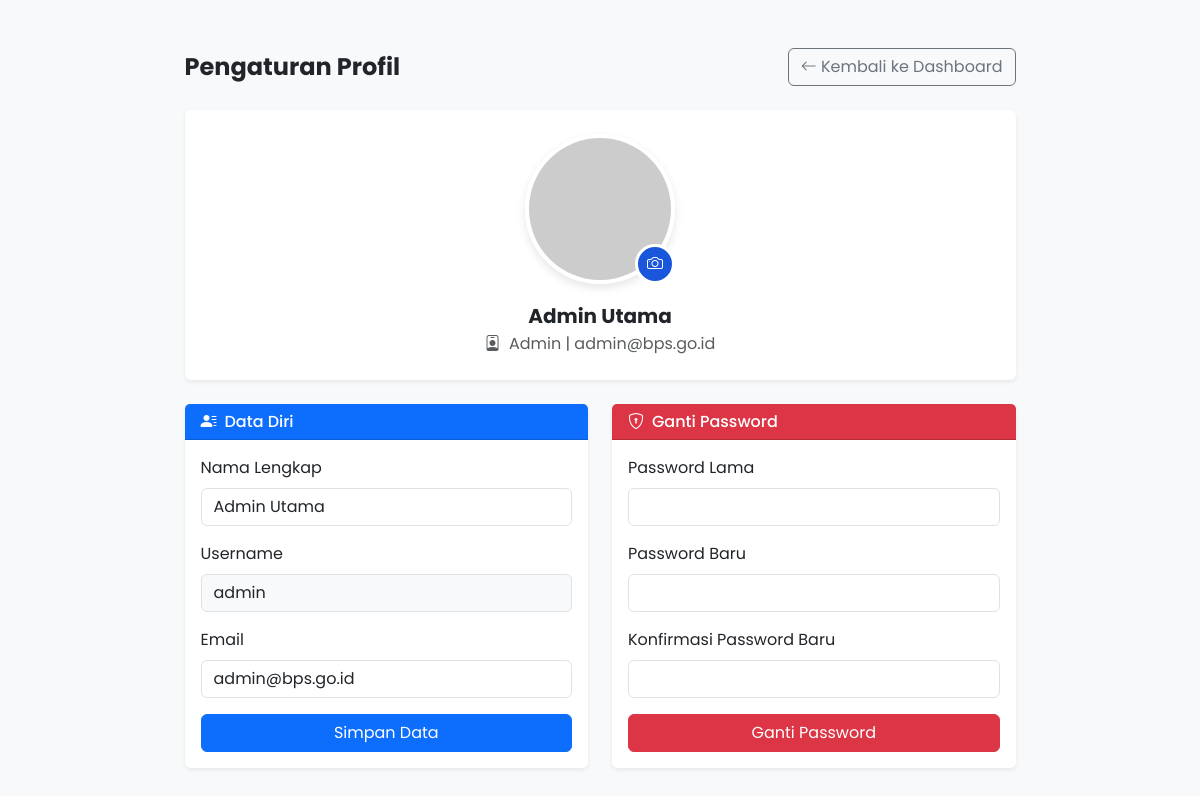
Screenshot of /profil/index.php (signed in) with the database file from the repository.
### tables this page shows
CREATE TABLE `pengguna` (
  `id_pengguna` int(11) NOT NULL AUTO_INCREMENT,
  `nama` varchar(100) NOT NULL,
  `username` varchar(50) NOT NULL,
  `password` varchar(255) NOT NULL,
  `email` varchar(100) DEFAULT NULL,
  `role` enum('admin','petugas','pimpinan') NOT NULL,
  `status` enum('Aktif','Nonaktif') DEFAULT 'Aktif',
  `created_at` timestamp NOT NULL DEFAULT current_timestamp(),
  PRIMARY KEY (`id_pengguna`),
  UNIQUE KEY `username` (`username`)
);

### profil/index.php (the view, shortened to what this page needs)
<?php
require_once '../config/koneksi.php';
$stmt = $pdo->prepare("SELECT * FROM pengguna WHERE id_pengguna = :id");
$stmt->execute([':id' => $_SESSION['id_pengguna']]);
$user = $stmt->fetch();
$foto_path = "../assets/foto_profil/" . $user['foto'];
$foto_default = "https://ui-avatars.com/api/?name=" . urlencode($user['nama']) . "&background=1a56db&color=fff&size=150";
$foto_src = (!empty($user['foto']) && file_exists($foto_path)) ? $foto_path : $foto_default;
$dashboard_link = ($_SESSION['role'] == 'admin') ? '../admin/index.php' : (($_SESSION['role'] == 'petugas') ? '../petugas/index.php' : '../pimpinan/index.php');
?>
<!DOCTYPE html>
<html lang="id">
<head>
    <link href="https://cdn.jsdelivr.net/npm/bootstrap@5.3.0/dist/css/bootstrap.min.css" rel="stylesheet">
    <link rel="stylesheet" href="https://cdn.jsdelivr.net/npm/bootstrap-icons@1.10.5/font/bootstrap-icons.css">
    <link rel="stylesheet" href="../assets/css/style.css">
</head>
<body class="bg-light">
    <div class="container py-5">
        <div class="row justify-content-center">
            <div class="col-md-9">
                <div class="d-flex justify-content-between align-items-center mb-4">
                    <h4 class="fw-bold mb-0">Pengaturan Profil</h4>
                    <a href="<?= $dashboard_link ?>" class="btn btn-outline-secondary"><i class="bi bi-arrow-left"></i> Kembali ke Dashboard</a>
                </div>
                <div class="card shadow-sm border-0 mb-4 text-center">
                    <div class="card-body py-4">
                        <form action="update_data.php" method="POST" enctype="multipart/form-data" id="formFoto">
                            <div class="profile-img-container">
                                <img src="<?= $foto_src ?>" alt="Foto Profil" class="profile-img" id="previewFoto">
                                <label for="fileFoto" class="upload-btn" title="Ganti Foto">
                                    <i class="bi bi-camera"></i>
                                </label>
                            </div>
                        </form>
                        <h5 class="fw-bold mb-1"><?= htmlspecialchars($user['nama']) ?></h5>
                        <p class="text-muted mb-0"><i class="bi bi-person-badge me-1"></i> <?= ucfirst($user['role']) ?> | <?= htmlspecialchars($user['email']) ?></p>
                    </div>
                </div>
                <div class="row">
                    <div class="col-md-6 mb-4">
                        <div class="card shadow-sm border-0 h-100">
                            <div class="card-header bg-primary text-white"><h6 class="mb-0"><i class="bi bi-person-lines-fill me-2"></i>Data Diri</h6></div>
                            <div class="card-body">
                                <form action="update_data.php" method="POST">
                                    <div class="mb-3">
                                        <label class="form-label">Nama Lengkap</label>
                                        <input type="text" name="nama" class="form-control" value="<?= htmlspecialchars($user['nama']) ?>" required>
                                    </div>
                                    <div class="mb-3">
                                        <label class="form-label">Username</label>
                                        <input type="text" class="form-control bg-light" value="<?= htmlspecialchars($user['username']) ?>" readonly>
                                    </div>
                                    <div class="mb-3">
                                        <label class="form-label">Email</label>
                                        <input type="email" name="email" class="form-control" value="<?= htmlspecialchars($user['email']) ?>" required>
                                    </div>
                                    <button type="submit" name="update_profil" class="btn btn-primary w-100">Simpan Data</button>
                                </form>
                            </div>
                        </div>
                    </div>
                    <div class="col-md-6 mb-4">
                        <div class="card shadow-sm border-0 h-100">
                            <div class="card-header bg-danger text-white"><h6 class="mb-0"><i class="bi bi-shield-lock me-2"></i>Ganti Password</h6></div>
                            <div class="card-body">
                                <form action="update_password.php" method="POST">
                                    <div class="mb-3">
                                        <label class="form-label">Password Lama</label>
                                        <input type="password" name="password_lama" class="form-control" required>
                                    </div>
                                    <div class="mb-3">
                                        <label class="form-label">Password Baru</label>
                                        <input type="password" name="password_baru" class="form-control" minlength="6" required>
                                    </div>
                                    <div class="mb-3">
                                        <label class="form-label">Konfirmasi Password Baru</label>
                                        <input type="password" name="konfirmasi" class="form-control" minlength="6" required>
                                    </div>
                                    <button type="submit" class="btn btn-danger w-100">Ganti Password</button>
                                </form>
                            </div>
                        </div>
                    </div>
                </div>
            </div>
        </div>
    </div>
</body>
</html>

### assets/css/style.css (style rules this page uses)
body { font-family: 'Poppins', sans-serif; background-color: #f4f6f9; margin: 0; overflow-x: hidden; }

### profil/index.php (style rules this page uses)
.profile-img-container { position: relative; width: 150px; height: 150px; margin: 0 auto 20px auto; }
.profile-img { width: 100%; height: 100%; border-radius: 50%; object-fit: cover; border: 4px solid #fff; box-shadow: 0 4px 10px rgba(0,0,0,0.1); }
.upload-btn { position: absolute; bottom: 0; right: 0; background: #1a56db; color: white; width: 40px; height: 40px; border-radius: 50%; display: flex; align-items: center; justify-content: center; cursor: pointer; border: 3px solid #fff; transition: 0.3s; }

### rows the page displays
pengguna: nama "Admin Utama", role "Admin", email "admin@bps.go.id", username "admin"
